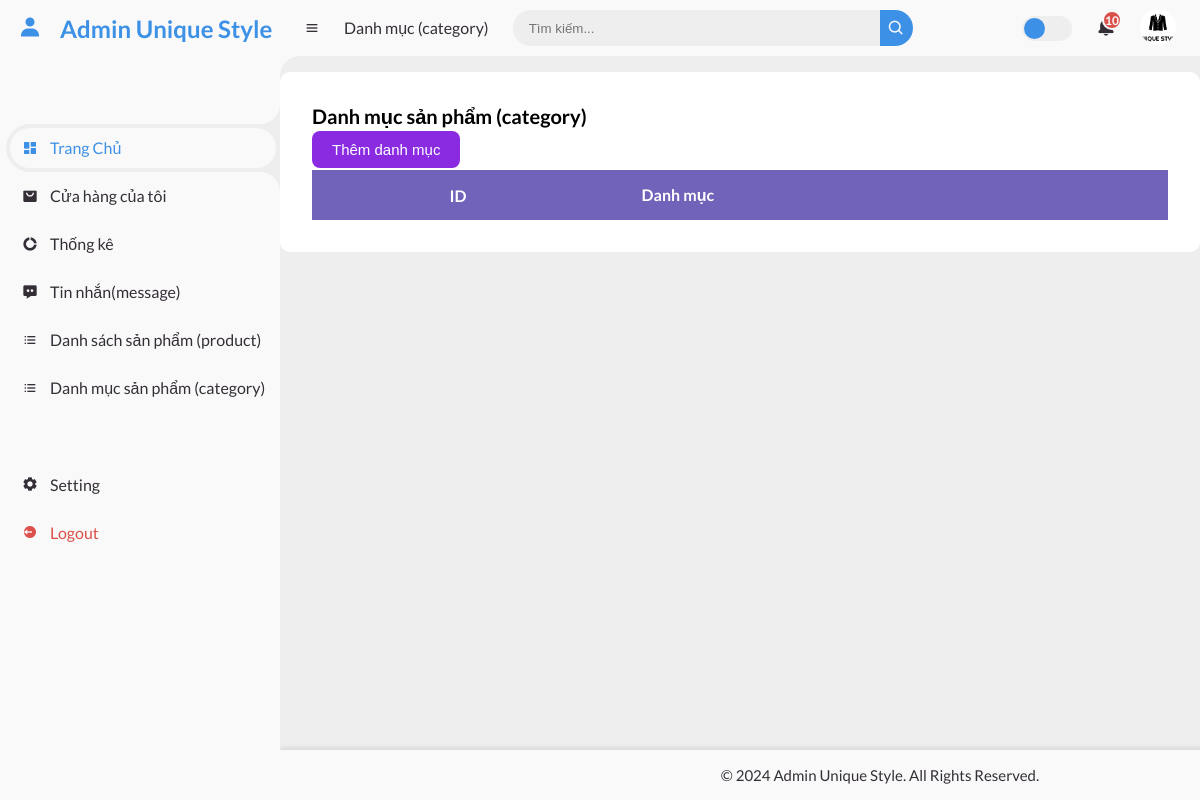
Page /admin-page/index.php?act=list-category on the earlier database version.
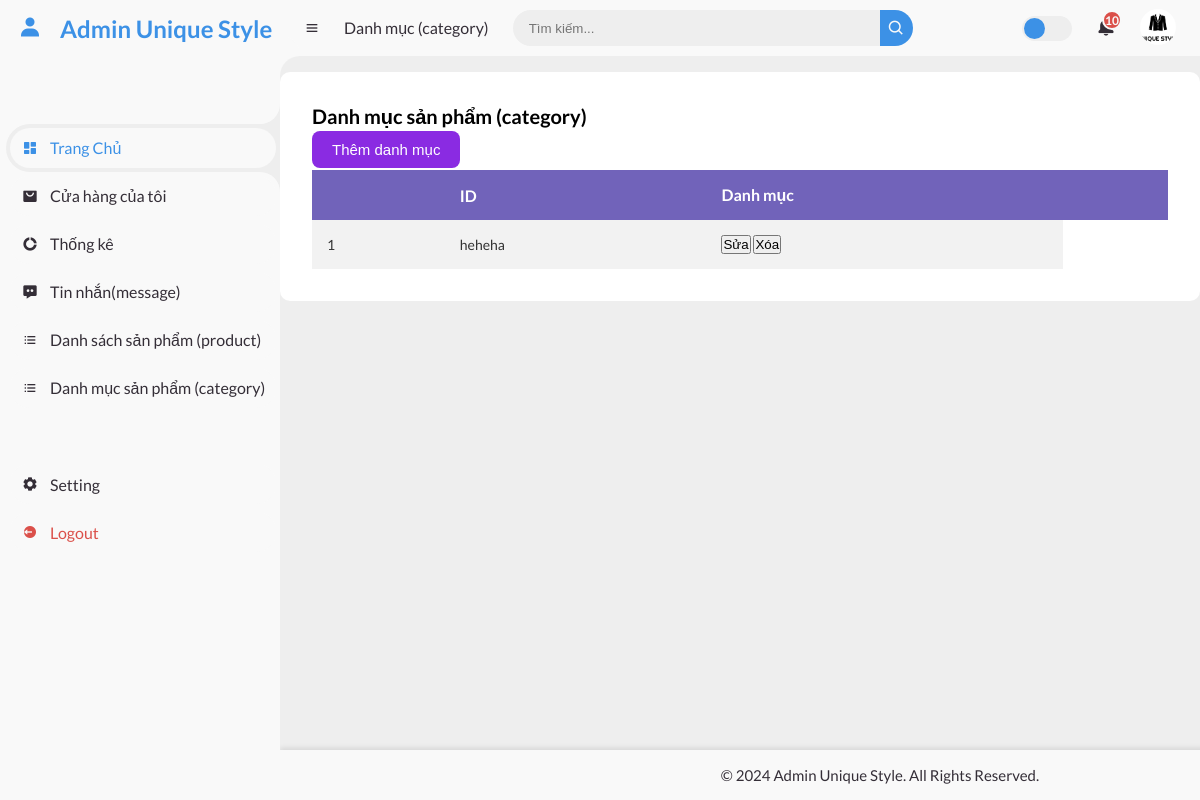
Same page on the later database version.
### tables this page shows
CREATE TABLE `categories` (
  `id` int NOT NULL,
  `categoryName` varchar(100) NOT NULL
);

### controllers/category/CategoryController.php (called while the page is built, shortened)
<?php
class CategoryController
{
    private $modelCategory;
    public function __construct()
    {
        $this->modelCategory = new CategoryManager();
    }
    public function index()
    {
        $listCategories = $this->modelCategory->getAllCategories();
        require_once '../admin-page/views/header.php';
        require_once '../admin-page/views/category/categorylist.php';
        require_once '../admin-page/views/footer.php';
    }
}

### admin-page/index.php (called while the page is built, shortened)
<?php
require_once '../common/function.php';
require_once './router.php';
$router = new Router();
require_once '../controllers/category/CategoryController.php';
require_once '../models/category.php';
$act = $_GET['act'] ?? '/';
$router->add('/', 'AdminController', 'index');
require_once '../routes/category/category.php';
$router->dispatch($act);

### common/function.php (called while the page is built, shortened)
<?php
function connectDB()
{
    $host   = DB_HOST;
    $dbname = DB_NAME;
    try {
        $conn = new PDO(
            "mysql:host=$host; dbname=$dbname",
            DB_USERNAME,
            DB_PASSWORD
        );
        $conn->setAttribute(PDO::ATTR_ERRMODE, PDO::ERRMODE_EXCEPTION);
        $conn->setAttribute(PDO::ATTR_DEFAULT_FETCH_MODE, PDO::FETCH_ASSOC);
        return $conn;
    } catch (\PDOException $e) {
        echo 'lỗi kết nối cơ sở dữ liệu' . $e->getMessage();
    }
}
?>

### models/category.php (called while the page is built, shortened)
<?php
class CategoryManager
{
    private $conn;
    public function __construct()
    {
        $this->conn = connectDB();
    }
    public function getAllCategories()
    {
        try {
            $sql = "SELECT * FROM categories";
            $stmt = $this->conn->prepare($sql);
            $stmt->execute();
            return $stmt->fetchAll();
        } catch (PDOException $e) {
            echo 'Error: ' . $e->getMessage();
            return [];
        }
    }
}

### admin-page/views/category/categorylist.php (the view, shortened to what this page needs)
<div class="table--wrapper">
    <h3 class="title">Danh mục sản phẩm (category)</h3>
    <a href="?act=add-category"><button class="add">Thêm danh mục</button></a>
    <div class="table-container">
        <table style="text-align: left;">
            <table>
                <thead>
                    <tr>
                        <th></th>
                        <th>ID</th>
                        <th>Danh mục</th>
                        <th></th>
                    </tr>
                </thead>
                <tbody>
                    <?php foreach ($listCategories as $index => $categories) : ?>
                        <tr>
                            <td><?= $index + 1; ?></td>
                            <td><?= $categories['categoryName']; ?></td>
                            <td>
                                <a href="?act=edit-category&id=<?= $categories['id']; ?>">
                                    <button>Sửa</button>
                                </a>
                                <form action="?act=delete" method="POST" style="display: inline;" onsubmit="return confirm('Bạn có chắc chắn muốn xóa?')">
                                    <button type="submit">Xóa</button>
                                </form>
                            </td>
                        </tr>
                    <?php endforeach; ?>
                </tbody>
            </table>
    </div>
</div>

### admin-page/router.php
<?php
class Router {
    protected $routes = [];
    public function add($path, $controller, $method) {
        $this->routes[$path] = [$controller, $method];
    }
    public function dispatch($path) {
        if (isset($this->routes[$path])) {
            call_user_func([new $this->routes[$path][0], $this->routes[$path][1]]);
        } else {
            echo "404 - not found page";
        }
    }
}

### admin-page/views/header.php (shortened to what this page needs)
<!DOCTYPE html>
<html lang="en">
<head>
	<link href='https://unpkg.com/boxicons@2.0.9/css/boxicons.min.css' rel='stylesheet'>
	<link rel="stylesheet" href="../admin-page/public/styles.css">
</head>
<body>
	<section id="sidebar">
		<a href="../admin-page" class="brand">
			<i class='bx bxs-user'></i>
			<span class="text">Admin Unique Style</span>
		</a>
		<ul class="side-menu top">
			<li class="active">
				<a href="../admin-page">
					<i class='bx bxs-dashboard' ></i>
					<span class="text">Trang Chủ</span>
				</a>
			</li>
			<li>
				<a href="../client-page">
					<i class='bx bxs-shopping-bag-alt' ></i>
					<span class="text">Cửa hàng của tôi</span>
				</a>
			</li>
			<li>
				<a href="#">
					<i class='bx bxs-doughnut-chart' ></i>
					<span class="text">Thống kê</span>
				</a>
			</li>
			<li>
				<a href="?act=messageshop">
					<i class='bx bxs-message-dots' ></i>
					<span class="text">Tin nhắn(message)</span>
				</a>
			</li>
			<li>
				<a href="?act=listproduct">
					<i class='bx bx-list-ul' ></i>
					<span class="text">Danh sách sản phẩm (product)</span>
				</a>
			</li>
			<li>
				<a href="?act=list-category">
					<i class='bx bx-list-ul' ></i>
					<span class="text">Danh mục sản phẩm (category)</span>
				</a>
			</li>
		</ul>
		<ul class="side-menu">
			<li>
				<a href="#">
					<i class='bx bxs-cog' ></i>
					<span class="text">Setting</span>
				</a>
			</li>
			<li>
				<a href="#" class="logout">
					<i class='bx bxs-log-out-circle' ></i>
					<span class="text">Logout</span>
				</a>
			</li>
		</ul>
	</section>
	<section id="content">
		<nav>
			<i class='bx bx-menu' ></i>
			<a href="?act=list-category" class="nav-link">Danh mục (category)</a>
			<form action="#">
				<div class="form-input">
					<input type="search" placeholder="Tìm kiếm...">
					<button type="submit" class="search-btn"><i class='bx bx-search' ></i></button>
				</div>
			</form>
			<label for="switch-mode" class="switch-mode"></label>
			<a href="#" class="notification">
				<span class="num">10</span>
			</a>
			<a href="#" class="profile">
				<img src="../admin-page/img/logo.jpg">
			</a>
		</nav>

### admin-page/views/footer.php
<footer class="footer">
    <div class="footer-content">
        <p>© 2024 Admin Unique Style. All Rights Reserved.</p>
    </div>
</footer>

Differences in the rows shown:
added categories: categoryName "heheha"
